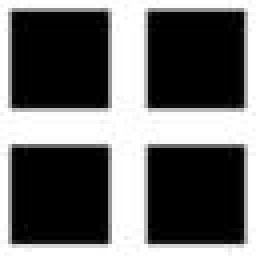
#> input picture picture/save_picture/1.jpg, 64 x 64 px, found by its file name (shown 4 times larger)
$ python opencv.py
#> lines starting #> are read from the running program, lines starting #| are printed output that depends on the picture; after the words box and inside, x2 and y2 are one past the last pixel; in counts of white or black regions, pixels touching at a corner belong together
#> further down, src is the input picture: shape (64, 64, 3); min 0, max 255, mean 103.4
import cv2 as cv
import numpy as np


# 全局阈值
def threshold_demo(image):
    gray = cv.cvtColor(image, cv.COLOR_RGB2GRAY)  # 把输入图像灰度化
    # 直接阈值化是对输入的单通道矩阵逐像素进行阈值分割
    ret, binary = cv.threshold(gray, 0, 255, cv.THRESH_BINARY | cv.THRESH_TRIANGLE)
    print("threshold value %s" % ret)
    cv.namedWindow("binary0", cv.WINDOW_NORMAL)
    cv.imshow("binary0", binary)
    cv.imwrite("./new_img.jpg", binary)


# 局部阈值
def local_threshold(image):
    gray = cv.cvtColor(image, cv.COLOR_RGB2GRAY)  # 把输入图像灰度化
    # cv.imshow('gray',gray)
    # 自适应阈值化能够根据图像不同区域亮度分布，改变阈值
    binary = cv.adaptiveThreshold(gray, 255, cv.ADAPTIVE_THRESH_GAUSSIAN_C, cv.THRESH_BINARY, 25, 10)
    cv.namedWindow("binary1", cv.WINDOW_NORMAL)
    cv.imshow("binary1", binary)
    cv.imwrite("./new_img.jpg", binary)


# 用户自己计算阈值
def custom_threshold(image):
    gray = cv.cvtColor(image, cv.COLOR_RGB2GRAY)  # 把输入图像灰度化
    h, w = gray.shape[:2]
#> h = 64; w = 64
    m = np.reshape(gray, [1, w * h])
    mean = m.sum() / (w * h)
#> mean = 103.4
    # print("mean:", mean)
    ret, binary = cv.threshold(gray, mean, 255, cv.THRESH_BINARY)
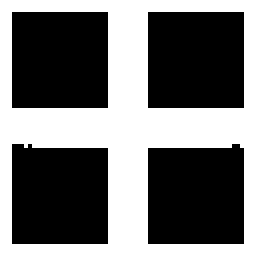
#> binary: shape (64, 64) (shown 4 times larger); 43.6% white; 1 white region, box (x1, y1, x2, y2) and area: (0, 0, 64, 64) 1786
#> ret = 103
    cv.namedWindow("binary2", cv.WINDOW_NORMAL)
    cv.imshow("binary2", binary)
    # cv.imwrite("./new_img.jpg", binary)


if __name__ == '__main__':
    src = cv.imread(r'D:\deep_learning\picture\save_picture\1.jpg')
    # cv.namedWindow('input_image', cv.WINDOW_NORMAL)  # 设置为WINDOW_NORMAL可以任意缩放
    # cv.imshow('input_image', src)
    # threshold_demo(src)
    # local_threshold(src)
    custom_threshold(src)
    cv.waitKey(0)
    cv.destroyAllWindows()
